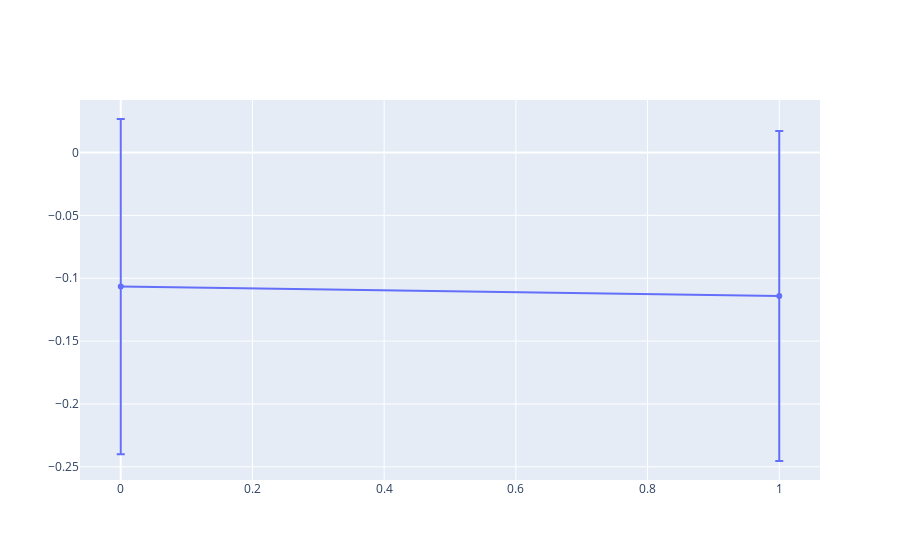

Notebook cell for this chart:
### Code cell
fig = go.Figure(data=go.Scatter(
        x=[0, 1, 2],
        y=((df - risk)/risk).mean(),
        error_y=dict(
            type='data', # value of error bar given in data coordinates
            array=((df - risk)/risk).std(),
            visible=True)
    ))
fig.show()

### Figure 1 — Plotly figure (JSON) as saved in the notebook; plotly's stock layout.template omitted (floating-point values rounded to 4 significant figures)
{"data": [{"error_y": {"array": [0.1333, 0.1313], "type": "data", "visible": true}, "type": "scatter", "x": [0, 1, 2], "y": [-0.1067, -0.1141]}], "layout": {}}
